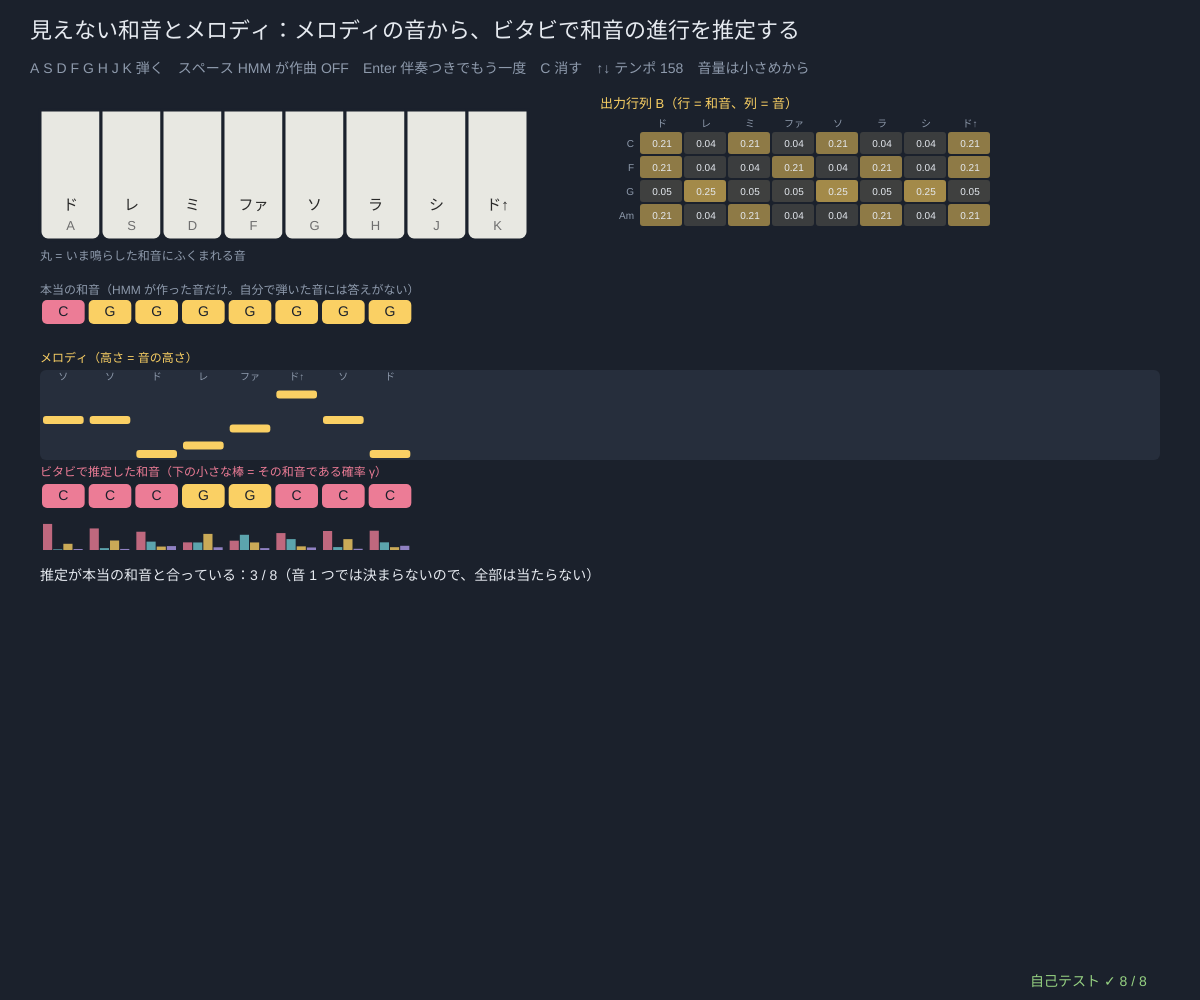
Frame 1 (no input)
Frame 60 (no input): identical to frame 1, image omitted
Frame 120 (the mouse pressed at the canvas centre since frame 60): identical to frame 1, image omitted

The p5.js sketch that drew this single still picture (run headless with seeded random() and noise() and a simulated clock; from frame 60 on, the mouse is pressed at the canvas centre):

// p5.js sketch
// ── sketch.js
// ============================================
// 14 見えない和音とメロディ 🔊 ─ 隠れた状態 = 和音（C・F・G・Am）、観測 = メロディの音（ドレミファソラシド）。
// 和音は遷移行列 A で進み（C → F → G → C のような流れ）、メロディは「その和音にふくまれる音」が出やすい（出力行列 B）。
//   スペース：HMM が曲を作って鳴らす（和音をサイコロ → その和音から音をサイコロ）
//   A S D F G H J K：自分でメロディを弾く → ビタビで「いちばん合う和音の進行」を推定して伴奏を付ける。音が増えると、前の和音の推定が変わることもある
// A〜K 弾く / スペース HMM が作曲 ON/OFF / Enter 今のメロディを伴奏つきでもう一度 / C 消す / ↑↓ テンポ
// 音量は小さめから。全体の音量 MASTER は 0.2 以下
// ============================================

const KEYS = 'asdfghjk';                 // ★ 弾くキー（左から ド レ ミ ファ ソ ラ シ ド↑）
const NOTE_NAMES = ['ド', 'レ', 'ミ', 'ファ', 'ソ', 'ラ', 'シ', 'ド↑'], NOTE_MIDI = [60, 62, 64, 65, 67, 69, 71, 72];
const CHORDS = ['C', 'F', 'G', 'Am'];
const CHORD_TONES = [[0, 2, 4, 7], [3, 5, 0, 7], [4, 6, 1], [5, 0, 2, 7]];   // ★ 和音にふくまれる音（NOTE_NAMES の番号）
const CHORD_MIDI = [[48, 52, 55], [53, 57, 60], [55, 59, 62], [57, 60, 64]]; // 伴奏で鳴らす 3 つの音
const TONE_WEIGHT = 5;                   // ★ 和音の音は、そうでない音の何倍出やすいか
const MAX_NOTES = 24;
let song = null, melody = [], truthCh = [], vitCh = [], gamCh = [], composing = false, replayAt = -1, nextAt = 0, beatMs = 380, flash = [], lastChord = -1;

function setup() {
  createCanvas(windowWidth, windowHeight);
  selfTest();
  seedRng(84); song = makeSong(); flash = new Array(8).fill(0);
  for (let k = 0; k < 8; k++) composeStep(false);              // はじめに 8 音だけ作っておく（音は鳴らさない）
}
function windowResized() { resizeCanvas(windowWidth, windowHeight); }
function makeSong() {                    // ★ 和音の HMM
  let m = { p0: [0.6, 0.1, 0.1, 0.2], tr: [[0.5, 0.22, 0.18, 0.1], [0.25, 0.45, 0.25, 0.05], [0.45, 0.05, 0.42, 0.08], [0.15, 0.3, 0.15, 0.4]], em: [] };
  for (let c = 0; c < 4; c++) m.em.push(normRow(NOTE_NAMES.map((_, k) => (CHORD_TONES[c].includes(k) ? TONE_WEIGHT : 1))));
  return m;
}
function reestimate() {                  // メロディ全体から和音をビタビで推定し直す
  if (!melody.length) { vitCh = []; gamCh = []; return; }
  let eb = emTable(song, melody); vitCh = viterbiLog(song, eb).vitPath; gamCh = smoothAll(song, eb).gam;
}
function addNote(n, chordTruth) {
  melody.push(n); truthCh.push(chordTruth);
  if (melody.length > MAX_NOTES) { melody.shift(); truthCh.shift(); }
  reestimate();
}
function sound(n, chord) {               // メロディ 1 音 + 伴奏の和音
  startAudio(); flash[n] = 1; lastChord = chord;
  if (!audioCtx) return;
  let t = audioCtx.currentTime + 0.01;
  playNote(midiHz(NOTE_MIDI[n]), t, 0.45, 'triangle', 0.6);
  if (chord >= 0) for (let mi of CHORD_MIDI[chord]) playNote(midiHz(mi), t, 0.6, 'sine', 0.22);
}
function composeStep(audible) {          // ★ HMM が 1 音つくる：前の和音の行からサイコロ → その和音の行から音をサイコロ
  let prev = truthCh.length ? truthCh[truthCh.length - 1] : -1, z = prev >= 0 ? sampleFrom(song.tr[prev]) : sampleFrom(song.p0), x = sampleFrom(song.em[z]);
  addNote(x, z); if (audible) sound(x, z);
}

function draw() {
  background(...BG);
  if (composing && millis() >= nextAt) { composeStep(true); nextAt = millis() + beatMs; }
  if (replayAt >= 0 && millis() >= nextAt) { if (replayAt < melody.length) { sound(melody[replayAt], vitCh[replayAt]); replayAt++; nextAt = millis() + beatMs; } else replayAt = -1; }
  hudTitle('見えない和音とメロディ：メロディの音から、ビタビで和音の進行を推定する' + (composing ? '　♪ HMM が作曲中' : ''), 'A S D F G H J K 弾く　スペース HMM が作曲 ' + (composing ? 'ON' : 'OFF') + '　Enter 伴奏つきでもう一度　C 消す　↑↓ テンポ ' + Math.round(60000 / beatMs) + '　音量は小さめから');
  // ---- 鍵盤
  let kx = 40, ky = 110, kw = Math.min(64, (width * 0.44 - 40) / 8), kh = 130;
  for (let n = 0; n < 8; n++) {
    flash[n] *= 0.9; stroke(...BG); strokeWeight(3); fill(232, 232, 226); if (flash[n] > 0.05) fill(...LAN); rect(kx + n * kw, ky, kw, kh, 0, 0, 8, 8);
    if (lastChord >= 0 && CHORD_TONES[lastChord].includes(n)) { noStroke(); fill(...ST_COLS[lastChord]); circle(kx + n * kw + kw / 2, ky + 22, 12); }
    noStroke(); fill(40); textSize(15); textAlign(CENTER, BASELINE); text(NOTE_NAMES[n], kx + n * kw + kw / 2, ky + kh - 30);
    fill(110); textSize(13); text(KEYS[n].toUpperCase(), kx + n * kw + kw / 2, ky + kh - 10);
  }
  note('丸 = いま鳴らした和音にふくまれる音', kx, ky + kh + 20, DIMC, 12);
  // ---- メロディと和音の帯
  let rx = 40, ry = ky + kh + 60, rw = width - 80, cw = rw / MAX_NOTES;
  note('本当の和音（HMM が作った音だけ。自分で弾いた音には答えがない）', rx, ry - 6, DIMC, 12);
  note('メロディ（高さ = 音の高さ）', rx, ry + 62, LAN, 12);
  note('ビタビで推定した和音（下の小さな棒 = その和音である確率 γ）', rx, ry + 176, ROSE, 12);
  noStroke(); fill(...PANEL); rect(rx, ry + 70, rw, 90, 6);
  let hits = 0, known = 0;
  for (let i = 0; i < melody.length; i++) {
    let x = rx + i * cw;
    if (truthCh[i] >= 0) { chip(x, ry, cw, CHORDS[truthCh[i]], ST_COLS[truthCh[i]]); known++; if (truthCh[i] === vitCh[i]) hits++; }
    noStroke(); fill(...LAN); rect(x + 3, ry + 150 - melody[i] * 8.5, cw - 6, 8, 3); fill(...DIMC); textSize(10); textAlign(CENTER, TOP); text(NOTE_NAMES[melody[i]], x + cw / 2, ry + 72);
    chip(x, ry + 184, cw, CHORDS[vitCh[i]], ST_COLS[vitCh[i]]);
    for (let c = 0; c < 4; c++) { noStroke(); fill(...ST_COLS[c], 200); let h = gamCh[i][c] * 34; rect(x + 3 + (c * (cw - 6)) / 4, ry + 250 - h, (cw - 6) / 4 - 1, h); }
    if (replayAt - 1 === i) { noFill(); stroke(...INK); strokeWeight(2); rect(x + 1, ry + 68, cw - 2, 186, 4); }
  }
  note(known ? '推定が本当の和音と合っている：' + hits + ' / ' + known + '（音 1 つでは決まらないので、全部は当たらない）' : '弾いたメロディに和音が付いた。Enter で伴奏つきで聞ける', rx, ry + 280, INK, 14);
  // ---- 行列
  let mx = Math.max(width * 0.5, kx + 8 * kw + 40), cs = Math.min(44, (width - mx - 60) / 8);
  note('出力行列 B（行 = 和音、列 = 音）', mx, 108, LAN, 13);
  drawMatrix(song.em, mx + 40, 132, cs, 24, CHORDS, NOTE_NAMES, { col: LAN, ts: 10, hi: 0.3 });
  let ax = mx + 40 + 8 * cs + 70;
  if (ax + 4 * 38 < width - 10) { note('遷移行列 A（今 → 次）', ax - 30, 108, ROSE, 13); drawMatrix(song.tr, ax, 132, 38, 24, CHORDS, CHORDS, { col: ROSE, ts: 10, hi: 0.6 }); }
  drawSelfTest();
}
function chip(x, y, w, s, col) { noStroke(); fill(...col); rect(x + 2, y, w - 4, 24, 5); fill(...BG); textSize(w > 40 ? 14 : 11); textAlign(CENTER, CENTER); text(s, x + w / 2, y + 12); }

function mousePressed() { startAudio(); }
function keyPressed() {
  let n = KEYS.indexOf(String(key).toLowerCase());
  if (n >= 0 && String(key).length === 1) { composing = false; replayAt = -1; addNote(n, -1); sound(n, vitCh[vitCh.length - 1]); return false; }
  if (key === ' ') { startAudio(); composing = !composing; replayAt = -1; nextAt = millis(); }
  if (key === ENTER && melody.length) { startAudio(); composing = false; replayAt = 0; nextAt = millis(); }
  if (key === 'c' || key === 'C') { melody = []; truthCh = []; composing = false; replayAt = -1; lastChord = -1; reestimate(); }
  if (key === UP_ARROW) beatMs = Math.max(160, beatMs - 40);
  if (key === DOWN_ARROW) beatMs = Math.min(900, beatMs + 40);
  return false;
}

// やってみよう
// 1. C で消してから「ド ミ ソ ド↑」（A D G K）と弾くと、和音は何になる？ 「ファ ラ ド↑」（F H K）なら？
// 2. 「ド」を 1 つ弾いたときの γ の棒を見よう。ドは C・F・Am のどれにもふくまれる。次に「ラ」を弾くと、前の「ド」の和音はどう変わる？
// 3. スペースで HMM に作曲させて、推定がどのくらい当たるか見よう。TONE_WEIGHT を 20 にすると当たりやすくなる？
// 4. song.tr を書きかえて、C → Am → F → G とぐるぐる回る進行が出やすい曲にしよう

// ---- 自己テスト
function selfTest() {
  selfTestResults = [];
  seedRng(840);
  let m = makeSong();
  check('π・A・B の行の合計 = 1、和音の音は ほかの音の ' + TONE_WEIGHT + ' 倍出やすい', near(sumOf(m.p0), 1, 1e-12) && rowSumErr(m.tr) < 1e-12 && rowSumErr(m.em) < 1e-12 && near(m.em[0][0] / m.em[0][1], TONE_WEIGHT, 1e-12));
  let dec = (xs) => viterbiLog(m, emTable(m, xs)).vitPath.map((c) => CHORDS[c]).join(' ');
  check('ド ミ ソ ド↑ → C C C C、ファ ラ ド↑ ファ → F F F F', dec([0, 2, 4, 7]) === 'C C C C' && dec([3, 5, 7, 3]) === 'F F F F');
  check('シ レ ソ シ → G G G G、ラ ド ミ ラ → Am Am Am Am。ソ シ レ ソ → C G G G（はじめのソは C にもふくまれ、曲は C で始まりやすい）', dec([6, 1, 4, 6]) === 'G G G G' && dec([5, 0, 2, 5]) === 'Am Am Am Am' && dec([4, 6, 1, 4]) === 'C G G G');
  let xs5 = [0, 2, 5, 3, 6], eb5 = emTable(m, xs5), bf = bruteAll(m, eb5), v5 = viterbiLog(m, eb5);
  check('ビタビ = 総当たり（4⁵ = 1024 通りの和音の進行）、γ = 総当たり', near(Math.exp(v5.logP), bf.bestP, 1e-12 * bf.bestP) && v5.vitPath.join() === bf.best.join() && maxAbsDiff(smoothAll(m, eb5).gam, bf.gam) < 1e-12);
  let g1 = smoothAll(m, emTable(m, [0])).gam[0], g2 = smoothAll(m, emTable(m, [0, 5, 5])).gam[0];
  check('「ド」だけでは和音は決まらない（いちばん高い確率でも 0.8 未満）。あとに「ラ ラ」が来ると、ドの時刻の C の確率は下がる', Math.max(...g1) < 0.8 && g2[0] < g1[0] - 0.05);
  let s = hmmSample(m, 20000), inTone = 0, cnt = m.em.map(() => new Array(8).fill(0));
  for (let t = 0; t < s.xs.length; t++) { cnt[s.zs[t]][s.xs[t]]++; if (CHORD_TONES[s.zs[t]].includes(s.xs[t])) inTone++; }
  check('HMM が作った 2 万音：数えた割合 ≈ B（ずれ < 0.02）、和音の音である割合 ' + Math.round(inTone / 200) + '%（> 70%）', maxAbsDiff(cnt.map(normRow), m.em) < 0.02 && inTone / 20000 > 0.7);
  let vp = viterbiLog(m, emTable(m, s.xs.slice(0, 4000))).vitPath, hit = 0, base = 0; for (let t = 0; t < 4000; t++) { if (vp[t] === s.zs[t]) hit++; if (argMax(m.em.map((r) => r[s.xs[t]])) === s.zs[t]) base++; }
  check('作った曲の和音をメロディだけから当てる：ビタビ ' + Math.round(hit / 40) + '% > 1 音ずつ決める ' + Math.round(base / 40) + '%（でたらめなら 25%）', hit > base && hit / 4000 > 0.4);
  check('音の高さ：ラ（69）= 440 Hz、ド（60）≈ 261.6 Hz。全体の音量 ≤ 0.2', near(midiHz(69), 440, 1e-9) && near(midiHz(60), 261.6256, 1e-3) && MASTER <= 0.2);
  reportSelfTest();
}

// ==================================================
// ここから下は「HMM の道具」（中身は読まなくても OK。消さないでね）
// ==================================================
// ---- 色と小さな道具（霧の夜と灯り：黄 = 見える観測、ばら色 = 隠れた状態）
const BG = [27, 33, 44];                // 背景（霧の夜の青ねずみ色）
const INK = [230, 234, 240];            // 文字（やわらかい白）
const LAN = [250, 208, 100], ROSE = [236, 124, 150], AQUA = [110, 200, 210], LILAC = [176, 156, 236], LEAF = [150, 210, 130], TANG = [240, 160, 96];
const DIMC = [142, 154, 172], PANEL = [38, 46, 60], LINEC = [76, 88, 108];
const ST_COLS = [ROSE, AQUA, LAN, LILAC, LEAF, TANG, [200, 200, 210], [130, 150, 240]];   // 状態の色
function clampv(v, a, b) { return v < a ? a : v > b ? b : v !== v ? a : v; }     // NaN なら a に戻す
function sumOf(a) { let s = 0; for (let v of a) s += v; return s; }
function argMax(a) { let b = 0; for (let i = 1; i < a.length; i++) if (a[i] > a[b]) b = i; return b; }   // 同点なら小さい番号
function fmtN(v, d) { if (typeof v !== 'number' || v !== v) return '?'; if (!isFinite(v)) return v > 0 ? '∞' : '−∞'; let s = v.toFixed(d === undefined ? 2 : d); return /^-0\.?0*$/.test(s) ? s.slice(1) : s; }
function fmtP(v) {                      // 確率の表示：小さい数は 1.2e-5 の形で
  if (typeof v !== 'number' || v !== v) return '?';
  if (v === 0) return '0'; if (Math.abs(v) >= 0.001) return v.toFixed(v >= 0.1 ? 3 : 4); return v.toExponential(1);
}
function hudTitle(t, sub) {             // 左上の見出しと操作の説明（日本語は 1 文字ずつ折り返す）
  textWrap(CHAR); noStroke(); fill(...INK); textSize(22); textAlign(LEFT, BASELINE); text(t, 30, 38);
  fill(...DIMC); textSize(14); textLeading(19); text(sub, 30, 62, width - 60);
}
function panelBox(x, y, w, h) { noStroke(); fill(...PANEL); rect(x, y, w, h, 8); }
function note(s, x, y, col, sz) { noStroke(); fill(...(col || DIMC)); textSize(sz || 13); textAlign(LEFT, BASELINE); text(s, x, y); }
// ---- 種つきの乱数（同じ種なら毎回同じ列 → 実験をくり返せる）
let rngState = 1;
function seedRng(s) { rngState = (s >>> 0) || 1; }
function rnd() {                       // 0〜1 の一様乱数（mulberry32）
  rngState = (rngState + 0x6d2b79f5) >>> 0;
  let t = rngState;
  t = Math.imul(t ^ (t >>> 15), t | 1);
  t ^= t + Math.imul(t ^ (t >>> 7), t | 61);
  return ((t ^ (t >>> 14)) >>> 0) / 4294967296;
}
function rndInt(a, b) { return a + Math.floor(rnd() * (b - a + 1)); }
function randn() { let u = 1 - rnd(), v = rnd(); return Math.sqrt(-2 * Math.log(u)) * Math.cos(2 * Math.PI * v); }   // 標準正規分布
function sampleFrom(p) { let u = rnd() * sumOf(p), c = 0; for (let i = 0; i < p.length; i++) { c += p[i]; if (u < c) return i; } return p.length - 1; }   // 確率 p[i] で i を返す
// ---- 隠れマルコフモデルの道具
// モデル m = { p0: はじめの分布 π, tr: 遷移行列 A（tr[i][j] = 状態 i の次に j）, em: 出力行列 B（em[j][k] = 状態 j が記号 k を出す） }
// どの計算も「出力の表」eb[t][j] = b_j(x_t)（時刻 t の観測を状態 j が出す確率）を受け取る → 記号でも数（正規分布）でも同じ道具が使える
function lg(p) { return p > 0 ? Math.log(p) : -Infinity; }          // log 0 は −∞（NaN にしない）
function logSumExp(a) {                // log(Σ e^a_i)：いちばん大きい値を先に引く。全部 −∞ なら −∞
  let m = -Infinity; for (let v of a) if (v > m) m = v;
  if (m === -Infinity) return -Infinity;
  let s = 0; for (let v of a) s += Math.exp(v - m);
  return m + Math.log(s);
}
function normRow(r) { let s = sumOf(r); return s > 1e-300 ? r.map((v) => v / s) : r.map(() => 1 / r.length); }   // 合計 1 に（全部 0 なら一様に）
function rowSumErr(a) { let d = 0; for (let r of a) d = Math.max(d, Math.abs(sumOf(r) - 1)); return d; }
function maxAbsDiff(a, b) { let d = 0; for (let i = 0; i < a.length; i++) d = Math.max(d, Array.isArray(a[i]) ? maxAbsDiff(a[i], b[i]) : Math.abs(a[i] - b[i])); return d; }
function vecMat(v, a) {                // 横ベクトル × 行列：1 歩先の分布
  let out = new Array(a[0].length).fill(0);
  for (let i = 0; i < v.length; i++) if (v[i] !== 0) for (let j = 0; j < out.length; j++) out[j] += v[i] * a[i][j];
  return out;
}
function emTable(m, xs) { return xs.map((x) => m.em.map((r) => r[x])); }   // 記号の列 → 出力の表
function hmmSample(m, n) {             // π, A, B からサイコロで列を作る：zs = 隠れた状態、xs = 観測
  let z = sampleFrom(m.p0), zs = [], xs = [];
  for (let t = 0; t < n; t++) { if (t > 0) z = sampleFrom(m.tr[z]); zs.push(z); xs.push(sampleFrom(m.em[z])); }
  return { zs, xs };
}
// ★ 前向き：α_t(j) = P(x_1..x_t, z_t = j) = b_j(x_t) Σ_i α_{t−1}(i) a_ij。尤度 P(x) = Σ_j α_T(j)
function fwdPlain(m, eb) {
  let n = m.p0.length, al = [];
  for (let t = 0; t < eb.length; t++) {
    let prev = t === 0 ? null : al[t - 1], row = new Array(n);
    for (let j = 0; j < n; j++) { let s = 0; if (t === 0) s = m.p0[j]; else for (let i = 0; i < n; i++) s += prev[i] * m.tr[i][j]; row[j] = s * eb[t][j]; }
    al.push(row);
  }
  return { al, lik: al.length ? sumOf(al[al.length - 1]) : 1 };
}
// ★ 後ろ向き：β_t(i) = P(x_{t+1}..x_T | z_t = i) = Σ_j a_ij b_j(x_{t+1}) β_{t+1}(j)。尤度 = Σ_i π_i b_i(x_1) β_1(i)
function bwdPlain(m, eb) {
  let n = m.p0.length, len = eb.length, be = new Array(len);
  for (let t = len - 1; t >= 0; t--) {
    be[t] = new Array(n).fill(t === len - 1 ? 1 : 0);
    if (t < len - 1) for (let i = 0; i < n; i++) for (let j = 0; j < n; j++) be[t][i] += m.tr[i][j] * eb[t + 1][j] * be[t + 1][j];
  }
  let lik = 0; if (len) for (let i = 0; i < n; i++) lik += m.p0[i] * eb[0][i] * be[0][i]; else lik = 1;
  return { be, lik };
}
// ★ スケーリングつきの前向き：毎時刻 合計 c_t で割る。ah[t] = P(z_t | x_1..x_t)（= フィルタ）、log P(x) = Σ log c_t
//   c_t = 0（ありえない観測）なら logLik = −∞ にして、その時刻は一様分布で先へ進む（NaN を作らない）
function fwdScaled(m, eb) {
  let n = m.p0.length, ah = [], cs = [], logLik = 0;
  for (let t = 0; t < eb.length; t++) {
    let pred = t === 0 ? m.p0 : vecMat(ah[t - 1], m.tr), row = pred.map((v, j) => v * eb[t][j]), c = sumOf(row);
    if (!(c > 0)) { logLik = -Infinity; row = new Array(n).fill(1 / n); c = 0; } else { row = row.map((v) => v / c); if (logLik !== -Infinity) logLik += Math.log(c); }
    ah.push(row); cs.push(c);
  }
  return { ah, cs, logLik };
}
function bwdScaled(m, eb, cs) {         // 同じ c_t で割った後ろ向き。γ_t(i) = ah[t][i] × bh[t][i]
  let n = m.p0.length, len = eb.length, bh = new Array(len);
  for (let t = len - 1; t >= 0; t--) {
    bh[t] = new Array(n).fill(t === len - 1 ? 1 : 0);
    if (t < len - 1) { let c = cs[t + 1] > 0 ? cs[t + 1] : 1; for (let i = 0; i < n; i++) { let s = 0; for (let j = 0; j < n; j++) s += m.tr[i][j] * eb[t + 1][j] * bh[t + 1][j]; bh[t][i] = s / c; } }
  }
  return bh;
}
function fwdLog(m, eb) {                // 対数のまま：log α_t(j) = log b_j(x_t) + logSumExp_i(log α_{t−1}(i) + log a_ij)
  let n = m.p0.length, la = [], lt = m.tr.map((r) => r.map(lg)), buf = new Array(n);
  for (let t = 0; t < eb.length; t++) {
    let row = new Array(n);
    for (let j = 0; j < n; j++) { let s; if (t === 0) s = lg(m.p0[j]); else { for (let i = 0; i < n; i++) buf[i] = la[t - 1][i] + lt[i][j]; s = logSumExp(buf); } row[j] = s + lg(eb[t][j]); }
    la.push(row);
  }
  return { la, logLik: la.length ? logSumExp(la[la.length - 1]) : 0 };
}
// ★ 平滑化：γ_t(i) = P(z_t = i | 全部の観測)。filt = フィルタ P(z_t | x_1..x_t)
function smoothAll(m, eb) {
  let f = fwdScaled(m, eb), bh = bwdScaled(m, eb, f.cs);
  let gam = f.ah.map((a, t) => normRow(a.map((v, i) => v * bh[t][i])));
  return { filt: f.ah, gam, bh, cs: f.cs, logLik: f.logLik };
}
function xiAt(m, eb, sm, t) {           // ξ_t(i, j) = P(z_t = i, z_{t+1} = j | 全部の観測)
  let n = m.p0.length, c = sm.cs[t + 1] > 0 ? sm.cs[t + 1] : 1, out = [];
  for (let i = 0; i < n; i++) { out.push(new Array(n)); for (let j = 0; j < n; j++) out[i][j] = (sm.filt[t][i] * m.tr[i][j] * eb[t + 1][j] * sm.bh[t + 1][j]) / c; }
  return out;
}
// ★ ビタビ（対数）：dl[t][j] = 時刻 t に状態 j で終わるいちばん良い道の log 確率、bp[t][j] = そのとき 1 つ前にいた状態（戻り矢印）
function viterbiLog(m, eb) {
  let n = m.p0.length, len = eb.length, dl = [], bp = [], lt = m.tr.map((r) => r.map(lg));
  for (let t = 0; t < len; t++) {
    let row = new Array(n), back = new Array(n).fill(-1);
    for (let j = 0; j < n; j++) {
      let best = -Infinity, arg = -1;
      if (t === 0) best = lg(m.p0[j]); else for (let i = 0; i < n; i++) { let v = dl[t - 1][i] + lt[i][j]; if (v > best) { best = v; arg = i; } }
      row[j] = best + lg(eb[t][j]); back[j] = arg;
    }
    dl.push(row); bp.push(back);
  }
  let vitPath = new Array(len).fill(0), logP = len ? -Infinity : 0;
  if (len) { let z = argMax(dl[len - 1]); logP = dl[len - 1][z]; for (let t = len - 1; t >= 0; t--) { vitPath[t] = z; z = bp[t][z] >= 0 ? bp[t][z] : 0; } }
  return { vitPath, logP, dl, bp };
}
function pathLogProb(m, eb, zs) {       // 1 本の道 zs と観測がいっしょに起きる log 確率
  let s = 0; for (let t = 0; t < zs.length; t++) s += (t === 0 ? lg(m.p0[zs[0]]) : lg(m.tr[zs[t - 1]][zs[t]])) + lg(eb[t][zs[t]]);
  return s;
}
function postDecode(gam) { return gam.map(argMax); }                 // 事後復号：時刻ごとにいちばんありそうな状態
// ★ 総当たり：N^T 本の道を全部ためす（短い列だけ）。尤度、γ、ξ、いちばん良い道
function bruteAll(m, eb) {
  let n = m.p0.length, len = eb.length, total = Math.pow(n, len), zs = new Array(len).fill(0);
  let lik = 0, gam = eb.map(() => new Array(n).fill(0)), xi = eb.slice(1).map(() => m.p0.map(() => new Array(n).fill(0))), bestP = -1, best = null;
  for (let k = 0; k < total; k++) {
    let r = k; for (let t = len - 1; t >= 0; t--) { zs[t] = r % n; r = Math.floor(r / n); }
    let p = 1; for (let t = 0; t < len && p > 0; t++) p *= (t === 0 ? m.p0[zs[0]] : m.tr[zs[t - 1]][zs[t]]) * eb[t][zs[t]];
    if (p > bestP) { bestP = p; best = zs.slice(); }
    if (p === 0) continue;
    lik += p; for (let t = 0; t < len; t++) { gam[t][zs[t]] += p; if (t > 0) xi[t - 1][zs[t - 1]][zs[t]] += p; }
  }
  if (lik > 0) { gam = gam.map((g) => g.map((v) => v / lik)); xi = xi.map((x) => x.map((r) => r.map((v) => v / lik))); }
  return { lik, gam, xi, best, bestP, paths: total };
}
function stationaryOf(tr) {             // 定常分布 π A = π（なまけた連鎖 (π + πA)/2 をくり返す。周期があっても収束する）
  let v = new Array(tr.length).fill(1 / tr.length);
  for (let k = 0; k < 4000; k++) { let w = vecMat(v, tr), d = 0; for (let i = 0; i < v.length; i++) { let u = (v[i] + w[i]) / 2; d = Math.max(d, Math.abs(u - v[i])); v[i] = u; } if (d < 1e-15) break; }
  return normRow(v);
}
function hmmLogLik(m, xs) { return fwdScaled(m, emTable(m, xs)).logLik; }   // 記号の列の対数尤度 log P(x)
function predictK(belief, tr, k) { let v = belief.slice(); for (let s = 0; s < k; s++) v = vecMat(v, tr); return v; }   // k 歩先の予測：A を k 回掛ける
// ---- グラフの道具：g = { x, y, w, h, x0, x1, y0, y1 }
function gX(g, v) { return g.x + clampv((v - g.x0) / (g.x1 - g.x0), -0.02, 1.02) * g.w; }
function gY(g, v) { return g.y + g.h - clampv((v - g.y0) / (g.y1 - g.y0), -0.02, 1.02) * g.h; }
function plotAxes(g, xl, yl, xt, yt) {
  stroke(...LINEC); strokeWeight(1); noFill(); rect(g.x, g.y, g.w, g.h);
  noStroke(); fill(...DIMC); textSize(12); textAlign(CENTER, TOP);
  for (let v of xt) text(+v.toPrecision(4), gX(g, v), g.y + g.h + 4);
  textAlign(RIGHT, CENTER);
  for (let v of yt) text(+v.toPrecision(4), g.x - 5, gY(g, v));
  textAlign(LEFT, BASELINE); fill(...INK); textSize(13);
  text(xl, g.x + g.w - textWidth(xl), g.y + g.h + 32); text(yl, g.x, g.y - 8);
}
function polyline(pts) {               // 点が 2 つ以上あるときだけ折れ線を描く（空の beginShape を作らない）
  if (pts.length < 2) return;
  noFill(); beginShape(); for (let p of pts) vertex(p[0], p[1]); endShape();
}
function drawCurve(g, arr, col, sw, xOff, from, to) {   // arr[i] を x = i (+ xOff) に。長いときは間引いて 600 点まで
  let a = from || 0, b = to === undefined ? arr.length : to, n = b - a, stride = Math.max(1, Math.ceil(n / 600)), pts = [];
  for (let i = a; i < b; i += stride) if (isFinite(arr[i])) pts.push([gX(g, i + (xOff || 0)), gY(g, arr[i])]);
  stroke(...col); strokeWeight(sw || 2); polyline(pts);
}
function legend(x, y, items) {         // items = [[色, 名前], …]
  textSize(13); textAlign(LEFT, CENTER);
  for (let [c, s] of items) { noStroke(); fill(...c); rect(x, y - 5, 16, 10, 2); fill(...INK); text(s, x + 22, y); y += 20; }
}
function drawMatrix(a, x, y, cw, ch, rowNames, colNames, opts) {   // 行列を色つきの表で（明るい = 大きい）
  opts = opts || {}; let d = opts.digits === undefined ? 2 : opts.digits, col = opts.col || AQUA;
  textAlign(CENTER, CENTER); textSize(opts.ts || 13);
  for (let i = 0; i < a.length; i++) for (let j = 0; j < a[i].length; j++) {
    let v = a[i][j], t = clampv(Math.abs(v) / (opts.hi || 1), 0, 1); noStroke();
    fill(PANEL[0] + t * (col[0] * 0.75 - PANEL[0]), PANEL[1] + t * (col[1] * 0.75 - PANEL[1]), PANEL[2] + t * (col[2] * 0.75 - PANEL[2])); rect(x + j * cw, y + i * ch, cw - 2, ch - 2, 3);
    if (opts.numbers !== false) { fill(...INK); text(fmtN(v, d), x + j * cw + cw / 2, y + i * ch + ch / 2); }
  }
  fill(...DIMC);
  if (rowNames) for (let i = 0; i < a.length; i++) { textAlign(RIGHT, CENTER); text(rowNames[i], x - 6, y + i * ch + ch / 2); }
  if (colNames) for (let j = 0; j < a[0].length; j++) { textAlign(CENTER, BOTTOM); text(colNames[j], x + j * cw + cw / 2, y - 3); }
}
function drawBand(arr, x, y, w, h, colOf) {   // 状態の列を色の帯で（同じ色が続くところは 1 つの四角にまとめる）
  let n = arr.length, s = 0; noStroke();
  for (let t = 1; t <= n; t++) if (t === n || arr[t] !== arr[s]) { let c = colOf(arr[s]); if (c) { fill(...c); rect(x + (s / n) * w, y, ((t - s) / n) * w + 0.6, h); } s = t; }
}
function arrowLine(x1, y1, x2, y2, hs) { // 矢印
  let L = Math.hypot(x2 - x1, y2 - y1) || 1, ux = (x2 - x1) / L, uy = (y2 - y1) / L; hs = hs || 7;
  line(x1, y1, x2 - ux * hs * 0.6, y2 - uy * hs * 0.6);
  push(); noStroke(); triangle(x2, y2, x2 - ux * hs - uy * hs * 0.5, y2 - uy * hs + ux * hs * 0.5, x2 - ux * hs + uy * hs * 0.5, y2 - uy * hs - ux * hs * 0.5); pop();
}
// ---- 音の道具（Web Audio）。全体の音量 MASTER は 0.2 以下
const MASTER = 0.12;                   // ★ 全体の音量（0.2 以下にしておく）
let audioCtx = null, masterOut = null;
function startAudio() {
  if (!audioCtx) {
    try { audioCtx = new (window.AudioContext || window.webkitAudioContext)(); } catch (e) { audioCtx = null; return; }
    masterOut = audioCtx.createGain(); masterOut.gain.value = Math.min(0.2, MASTER); masterOut.connect(audioCtx.destination);
  }
  if (audioCtx.state !== 'running') audioCtx.resume();
}
function playNote(freq, when, dur, wave, vol) {   // 1 音（やわらかく立ち上がって消える）
  if (!audioCtx) return;
  let o = audioCtx.createOscillator(), gn = audioCtx.createGain();
  o.type = wave || 'triangle'; o.frequency.setValueAtTime(freq, when);
  gn.gain.setValueAtTime(0.0001, when); gn.gain.exponentialRampToValueAtTime(clampv(vol === undefined ? 0.6 : vol, 0.001, 1), when + 0.02);
  gn.gain.exponentialRampToValueAtTime(0.001, when + dur);
  o.connect(gn); gn.connect(masterOut); o.start(when); o.stop(when + dur + 0.05);
}
function midiHz(mi) { return 440 * Math.pow(2, (mi - 69) / 12); }
// ---- 自己テストの道具
let selfTestResults = [];
function check(name, cond) { selfTestResults.push({ name, ok: !!cond }); }
function near(a, b, tol) { return typeof a === 'number' && isFinite(a) && Math.abs(a - b) <= (tol === undefined ? 1e-9 : tol); }
function noNaN(v) { return Array.isArray(v) || ArrayBuffer.isView(v) ? Array.from(v).every(noNaN) : !(typeof v === 'number' && v !== v); }
function reportSelfTest() { for (let r of selfTestResults) (r.ok ? console.log : console.error)((r.ok ? '✓ ' : '✗ ') + r.name); }
function selfTestLine() { let n = selfTestResults.filter((r) => r.ok).length; return '自己テスト ' + (n === selfTestResults.length ? '✓ ' : '✗ ') + n + ' / ' + selfTestResults.length; }
function drawSelfTest(x, y) { noStroke(); fill(...(selfTestResults.every((r) => r.ok) ? LEAF : [255, 90, 90])); textSize(14); textAlign(LEFT, BASELINE); text(selfTestLine(), x === undefined ? width - 170 : x, y === undefined ? height - 14 : y); }
